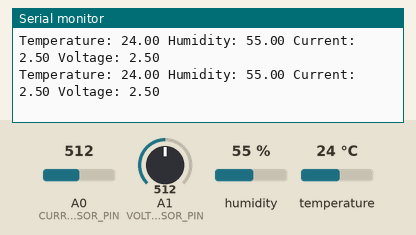
Simulated run of this sketch. Board: Arduino Uno, built with avr-gcc and run on an emulated ATmega328P. Parts: the last lines printed to the serial monitor. The test bench sets the inputs (shaded band); at power-on: humidity 55 %, A0 (CURRENT_SENSOR_PIN) = 512, A1 (VOLTAGE_SENSOR_PIN) = 512, temperature 24 °C.

Above: at 2.8 s.
2.9 s: humidity set to 22 %
At 4.8 s:
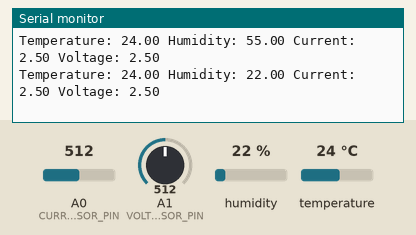
5.6 s: A0 (CURRENT_SENSOR_PIN) set to 716
At 7.2 s:
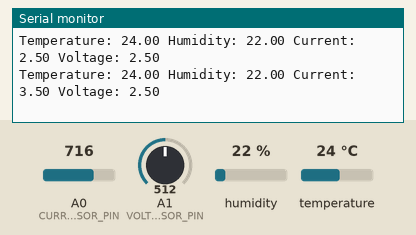
8.3 s: A1 (VOLTAGE_SENSOR_PIN) set to 716
At 10.8 s:
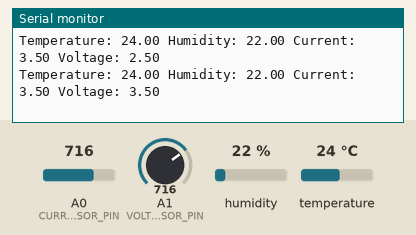
11.0 s: temperature set to 12 °C
At 13.4 s:
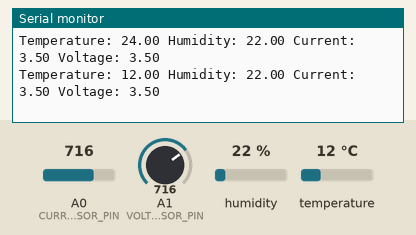
13.7 s: A0 (CURRENT_SENSOR_PIN) set to 992
At 14.7 s:
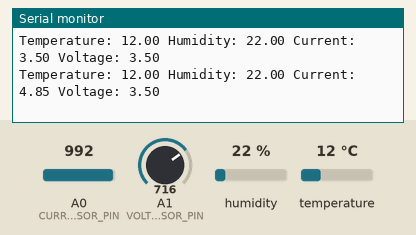
16.4 s: A1 (VOLTAGE_SENSOR_PIN) set to 992
At 19.6 s:
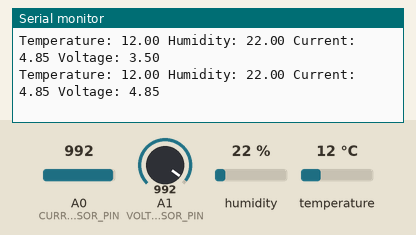
Timing chart, 0 to 20.1 s (numbered marks = the images above; inputs shaded):
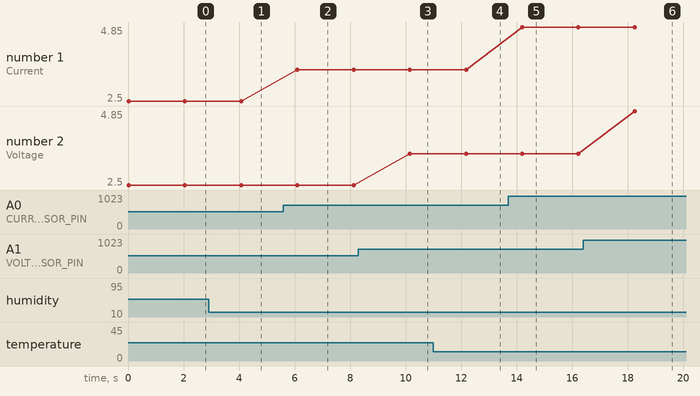

The sketch:

aurdino.ino
```cpp
#include <DHT.h>

#define DHTPIN 2
#define DHTTYPE DHT11
#define CURRENT_SENSOR_PIN A0
#define VOLTAGE_SENSOR_PIN A1

DHT dht(DHTPIN, DHTTYPE);

void setup() {
  Serial.begin(9600);
  dht.begin();
}

void loop() {
  float temperature = dht.readTemperature();
  float humidity = dht.readHumidity();

  int currentValue = analogRead(CURRENT_SENSOR_PIN);
  int voltageValue = analogRead(VOLTAGE_SENSOR_PIN);

  float current = currentValue * (5.0 / 1023.0);
  float voltage = voltageValue * (5.0 / 1023.0);

  Serial.print("Temperature: ");
  Serial.print(temperature);
  Serial.print(" Humidity: ");
  Serial.print(humidity);
  Serial.print(" Current: ");
  Serial.print(current);
  Serial.print(" Voltage: ");
  Serial.println(voltage);

  delay(2000);
}
```

Measured:
- after the input at 2.9 s, the serial monitor: prints a new line after 1.2 s (image 1)
- after the input at 5.6 s, the serial monitor: prints a new line after 0.50 s (image 2)
- after the input at 8.3 s, the serial monitor: prints a new line after 1.9 s (image 3)
- after the input at 11.0 s, the serial monitor: prints a new line after 1.2 s (image 4)
- after the input at 13.7 s, the serial monitor: prints a new line after 0.50 s (image 5)
- after the input at 16.4 s, the serial monitor: prints a new line after 1.9 s (image 6)
- plotted number 1: 2.5 → 3.5 after the input at 5.6 s, 3.5 → 4.85 after the input at 13.7 s
